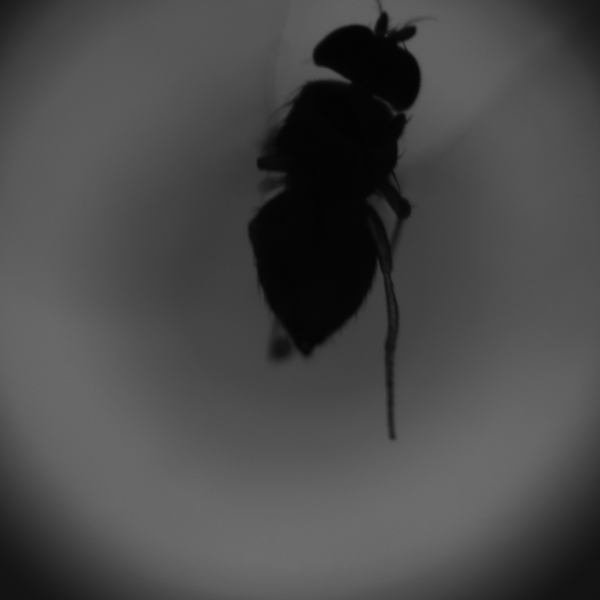
#> input picture 20230119_images/20230119125150_2856.png, 1200 x 1200 px (shown at 1/2 size)
$ python -i find_fly_angle.py   (imports and definitions only)
#> lines starting #> are read from the running program, lines starting #| are printed output that depends on the picture; after the words box and inside, x2 and y2 are one past the last pixel; in counts of white or black regions, pixels touching at a corner belong together; long printed decimals are rounded
#!/usr/bin/env python3

import numpy as np
import cv2
import pdb


def find_fly_angle(image, threshold=60, mask_scale=0.95):
    """
    Finds the angle of the fly given an image.  Fly should be dark against a light background.

    Parameters:

      threshold   = value of threshold used to separate fly's from the (light) image background.

      mask_scale  = scales the radius of the circular mask around the fly's centroid. The value
                    Should be in range [0,1]. 1 means the radius = min(image_width, image_height)

    Returns: tuple (angle, angle_data) where

      angle      = the estimate of the fly's angle in radians
(https://github.com/willdickson/find_fly_angle
      angle_data = dictionary of useful data and images calculated during the angle estimation

      angle_data = {
          'flipped': boolean which indicates whether or not fly's orientation was flipped,
          'moments': the moments of the maximum area contour in the thresholded image,
          'max_contour': the maximum area contour,
          'max_contour_area':  the area of the maximum area contour,
          'body_vector': unit vector along the fly's body axis,
          'contour_image': image with body contour, centroid, and fly's body axis drawn on it,
          'shifted_image': image shifted so that the fly's cendroid is at the center,
          'rotated_image': image rotated by the fly's body angle an shift so centroid is centered,
          'threshold_image': the thresholded image,
          'shifted_threshold_image': thresholded image shifted so the centroid is centered,
          'rotated_threshold_image': thresholded image rotated and shifted
      }

    """

    # Get basic image data

    height, width = image.shape
    print(image.shape)
    image_cvsize = width, height
    mid_x, mid_y = 0.5*width, 0.5*height

    # Threshold, find contours and get contour with the maximum area
    rval, threshold_image = cv2.threshold(image, threshold, np.iinfo(image.dtype).max, cv2.THRESH_BINARY_INV)

    contour_list, dummy = cv2.findContours(threshold_image, cv2.RETR_EXTERNAL, cv2.CHAIN_APPROX_NONE)
    max_contour, max_area = get_max_area_contour(contour_list)

    # Get moments and then compute centroid and rotation angle
    moments = cv2.moments(max_contour)
    centroid_x, centroid_y = get_centroid(moments)
    angle, body_vector = get_angle_and_body_vector(moments)

    # Get bounding box and find diagonal - used for drawing body axis
    bbox = cv2.boundingRect(max_contour)
    bbox_diag = np.sqrt(bbox[2]**2 + bbox[3]**2)


    # Create points for drawing axis fly in contours image
    axis_length = 0.75*bbox_diag
    body_axis_pt_0 = int(centroid_x + axis_length*body_vector[0]), int(centroid_y + axis_length*body_vector[1])
    body_axis_pt_1 = int(centroid_x - axis_length*body_vector[0]), int(centroid_y - axis_length*body_vector[1])

    # Compute cirlce mask
    mask_radius = int(mask_scale*height/2.0)
    print(mask_radius)
    vals_x = np.arange(0.0,width)
    vals_y = np.arange(0.0,height)
    grid_x, grid_y = np.meshgrid(vals_x, vals_y)

    circ_mask = (grid_x - width/2.0 + 0.5)**2 + (grid_y - height/2.0 + 0.5)**2 < (mask_radius)**2

    # Draw image with body contours, centroid circle and body axis
    centroid = (int(centroid_x), int(centroid_y))
    contour_image = cv2.cvtColor(image,cv2.COLOR_GRAY2BGR)

    cv2.rectangle(contour_image,(bbox[0],bbox[1]),(bbox[0]+bbox[2],bbox[1]+bbox[3]),(255,0,255),2)

    cv2.drawContours(contour_image,[max_contour],-1,(0,0,255),2)
    cv2.circle(contour_image, centroid, 10, (0,0,255), -1)
    cv2.line(contour_image, body_axis_pt_0, body_axis_pt_1, (0,0,255), 2)
    cv2.circle(contour_image, centroid, mask_radius, (0,0,255),2)
    # cv2.circle(contour_image, body_axis_pt_0, 10, (0,255,255), -1) # to see fly's angle easily 05/18/2023

    # Get matrices for shift    line1 = ing (centering) and rotating the image
    shift_mat = np.matrix([[1.0, 0.0, (mid_x - centroid_x)], [0.0, 1.0, (mid_y - centroid_y)]])
    rot_mat = cv2.getRotationMatrix2D((mid_x, mid_y),np.rad2deg(angle),1.0)

    # Shift and rotate the original image
    shifted_image = cv2.warpAffine(image, shift_mat, image_cvsize)
    rotated_image = cv2.warpAffine(shifted_image,rot_mat,image_cvsize)

    # Shift and rotate threshold image.
    shifted_threshold_image = cv2.warpAffine(threshold_image, shift_mat, image_cvsize)
    rotated_threshold_image = cv2.warpAffine(shifted_threshold_image,rot_mat,image_cvsize)
    rotated_threshold_image = rotated_threshold_image*circ_mask
    rval, rotated_threshold_image = cv2.threshold(rotated_threshold_image, threshold, np.iinfo(image.dtype).max, cv2.THRESH_BINARY)
    rotated_threshold_image_pre=rotated_threshold_image
    # Get orientation discriminant and flip image if needed
    orient_ok, orient_discrcentroidim, orient_dict = is_orientation_ok(rotated_threshold_image,2)

    if not orient_ok:
        rot_180_mat = cv2.getRotationMatrix2D((mid_x, mid_y),-180.0,1.0)
        rotated_image = cv2.warpAffine(rotated_image,rot_180_mat,image_cvsize)
        rotated_threhold_image = cv2.warpAffine(rotated_threshold_image,rot_180_mat,image_cvsize)
        angle += np.deg2rad(-180.0)

    angle = normalize_angle_range(angle)
    #cv2.putText(contour_image,str(angle),org=centroid)
    cv2.circle(contour_image, (int(centroid[0] + np.cos(angle)*200),int(centroid[1] + np.sin(angle)*200 )), 10, (0,255,255), -1)
    # cv2.circle(contour_image, (int(centroid[0] + np.cos(angle2)*200),int(centroid[1] + np.sin(angle2)*200 )), 10, (255,0,255), -1)
    # cv2.circle(contour_image, (int(centroid[0] + np.cos(angle)*mask_radius),int(centroid[1] + np.sin(angle)*mask_radius)), 10, (0,255,255), -1)
    data = {
            'flipped': not orient_ok,
            'moments': moments,
            'max_contour': max_contour,
            'max_contour_area':  max_area,
            'body_vector': body_vector,
            'contour_image': contour_image,
            'shifted_image': shifted_image,
            'rotated_image': rotated_image,
            'threshold_image': threshold_image,
            'shifted_threshold_image': shifted_threshold_image,
            'rotated_threshold_image': rotated_threshold_image,
            }

    return angle, data


def is_orientation_ok(image,k=2,is_first=True):
    """
    Returns True if orienation is OK and False if fly need to be flipped.

    Takes thresholded, shifted and rotated image and computes an orientation
    discriminant which is is the ratio of the k-th moments of area for each
    half of the body.  The discriminant should be such that it is > 1 for one
    orientation and < 1 for the other.
quart1_x
    """
    orientation_dict={}
    mid_x, mid_y = int(0.5*image.shape[1]), int(0.5*image.shape[0])

    # Get moment for first body half
    image_0 = np.array(image)
    image_0[:,:int(mid_x)] = 0
    image_0 = image_0[:,int(mid_x):]
    moment_0 = get_moment(image_0,k)

    # Get moment for second body half
    image_1 = np.array(image)
    image_1[:,int(mid_x):] = 0
    image_1copy=np.copy(image_1)
    image_1 = np.fliplr(image_1)
    image_1 = image_1[:,int(mid_x):]
    moment_1 = get_moment(image_1,k)


    # [38 lines of commented-out code are left out]
    discrim = (moment_0 - moment_1)/(moment_0 + moment_1)
    if discrim < 0:
        ok = False
        print("FALSE", moment_0,moment_1,discrim)
    else:
        ok = True
        print("TRUE", moment_0,moment_1,discrim)

    contour_list0, dummy = cv2.findContours(image_0, cv2.RETR_EXTERNAL, cv2.CHAIN_APPROX_NONE)
    max_contour, max_area = get_max_area_contour(contour_list0)
    perimeter_0 = cv2.arcLength(max_contour,True)

    contour_list1, dummy = cv2.findContours(image_1copy, cv2.RETR_EXTERNAL, cv2.CHAIN_APPROX_NONE)
    max_contour, max_area = get_max_area_contour(contour_list1)
    perimeter_1 = cv2.arcLength(max_contour,True)

    perimeter_discrim=(perimeter_0-perimeter_1)/(perimeter_0+perimeter_1)
    orientation_dict['image_0']=image_0
    orientation_dict['image_1']=image_1
    orientation_dict['moment_0']=moment_0
    orientation_dict['moment_1']=moment_1
    orientation_dict['perimeter_0']=perimeter_0
    orientation_dict['perimeter_1']=perimeter_1
    orientation_dict['discrim']=discrim
    orientation_dict['perimeter_discrim']=perimeter_discrim
    return ok, discrim, orientation_dict

def calculate_moments(image):
    # return six images and 12 moments (first, second)
    pass

def get_moment(image,k=2):

    data = image.sum(axis=0)
    weighted_data = data*np.arange(data.shape[0])**k
    return  weighted_data.sum()


def get_max_area_contour(contour_list):
    """
    Given a list of contours finds the contour with the maximum area and
    returns
    """
    contour_areas = np.array([cv2.contourArea(c) for c in contour_list])
    max_area = contour_areas.max()
    max_ind = contour_areas.argmax()
    max_contour = contour_list[max_ind]
    return max_contour, max_area


def get_centroid(moments):
    """
    Computer centroid given the image/blob moments
    """
    if moments['m00'] > 0:
        centroid_x = moments['m10']/moments['m00']
        centroid_y = moments['m01']/moments['m00']
    else:
        centroid_x = 0.0
        centroid_y = 0.0
    return centroid_x, centroid_y


def get_angle_and_body_vector(moments):
    """
    Computre the angle and body vector given the image/blob moments
    """
    body_cov = np.array( [ [moments['mu20'], moments['mu11']], [moments['mu11'], moments['mu02'] ]])
    eig_vals, eig_vecs = np.linalg.eigh(body_cov)
    print("eig vectors",eig_vecs)
    max_eig_ind = np.argmax(eig_vals**2)
    max_eig_vec = eig_vecs[:,max_eig_ind]
    angle = np.arctan2(max_eig_vec[1], max_eig_vec[0])
    # print("ANGLE ORIG:",np.rad2deg(angle))
    # print("ANGLE CHECK:", np.rad2deg(.5*np.arctan2((2*eig_vecs[0][1]),(eig_vecs[0][0] - eig_vecs[1][1]))),np.rad2deg(.5*np.arctan2((2*eig_vecs[0][1]),(eig_vecs[0][0] - eig_vecs[1][1])))+180)
    # angle2 = (.5*np.arctan2((2*eig_vecs[0][1]),(eig_vecs[0][0] - eig_vecs[1][1])))
    return angle, max_eig_vec


def normalize_angle_range(angle):
    """
    Normalize the angle value so that is between -pi and pi
    """
    angle_adj = angle
    angle_adj += np.deg2rad(180.0)
    angle_adj = angle_adj % np.deg2rad(360.)
    angle_adj -= np.deg2rad(180.0)
    return angle_adj

>>> import cv2
>>> picture = cv2.imread('../20230119_images/20230119125150_2856.png', cv2.IMREAD_GRAYSCALE)
#> picture is the input picture: shape (1200, 1200); min 2, max 114, mean 73.8
>>> result = find_fly_angle(picture)
#| (1200, 1200)
#> in find_fly_angle, `rval, threshold_image = cv2.threshold(image, threshold, np.iinfo(image..`:
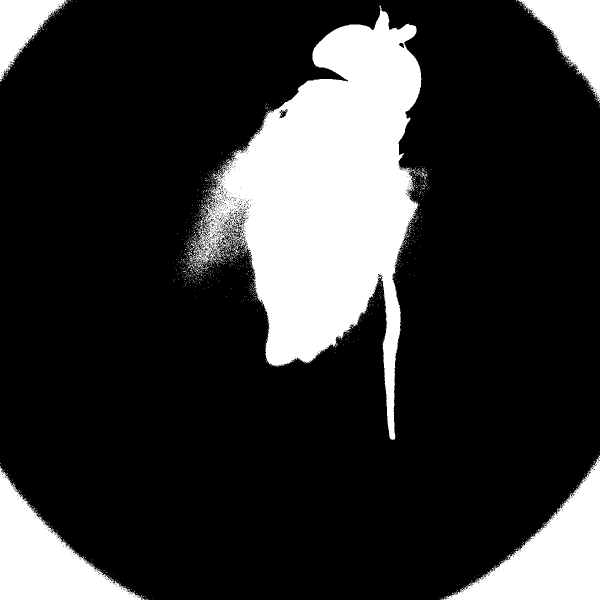
#> threshold_image: shape (1200, 1200) (shown at 1/2 size); 19.7% white; 1349 white regions (1335 under 20 px)
#> in find_fly_angle, `rval, threshold_image = cv2.threshold(image, threshold, np.iinfo(image..`: rval = 60
#> in find_fly_angle, `contour_list, dummy = cv2.findContours(threshold_image, cv2.RETR_EXTER..`: contour_list = 1337 contours, 1330 with area under 20; largest, box (x1, y1, x2, y2) and area: (378, 11, 843, 880) 188668, (884, 911, 1200, 1200) 36606, (0, 934, 288, 1200) 31862, (1035, 0, 1200, 206) 14944, (0, 0, 136, 163) 9744, (393, 448, 407, 470) 32, (380, 485, 390, 494) 24; dummy = 1337 rows, first 6: [1, -1, -1, -1], [2, 0, -1, -1], [3, 1, -1, -1], [4, 2, -1, -1], [5, 3, -1, -1], [6, 4, -1, -1]
#> in get_max_area_contour, `contour_areas = np.array([cv2.contourArea(c) for c in contour_list])`: contour_areas = 1337 values, max 188668.5 at index 1322, min 0 at index 0, mean 211
#> in get_max_area_contour, `max_area = contour_areas.max()`: max_area = 188668.5
#> in get_max_area_contour, `max_ind = contour_areas.argmax()`: max_ind = 1322
#> in get_max_area_contour, `max_contour = contour_list[max_ind]`: max_contour = contour of 4739 points, box (x1, y1, x2, y2) (378, 11, 843, 880), area 188668
#> in find_fly_angle, `max_contour, max_area = get_max_area_contour(contour_list)`: max_area = 188668.5
#> in find_fly_angle, `moments = cv2.moments(max_contour)`: moments = moments, m00 188668.5, centre m10/m00, m01/m00 = (651.8, 393.7)
#> in get_centroid, `centroid_x = moments['m10']/moments['m00']`: centroid_x = 651.8
#> in get_centroid, `centroid_y = moments['m01']/moments['m00']`: centroid_y = 393.7
#> in find_fly_angle, `centroid_x, centroid_y = get_centroid(moments)`: centroid_x = 651.8; centroid_y = 393.7
#> in get_angle_and_body_vector, `body_cov = np.array( [ [moments['mu20'], moments['mu11']], [moments['m..`: body_cov = [[1.99e+09, -786573152.1], [-786573152.1, 5.6e+09]]
#> in get_angle_and_body_vector, `eig_vals, eig_vecs = np.linalg.eigh(body_cov)`: eig_vals = [1.82e+09, 5.77e+09]; eig_vecs = [[-0.979, -0.204], [-0.204, 0.979]]
#| eig vectors [[-0.979 -0.2037]
#|  [-0.2037  0.979]]
#> in get_angle_and_body_vector, `max_eig_ind = np.argmax(eig_vals**2)`: max_eig_ind = 1
#> in get_angle_and_body_vector, `max_eig_vec = eig_vecs[:,max_eig_ind]`: max_eig_vec = [-0.204, 0.979]
#> in get_angle_and_body_vector, `angle = np.arctan2(max_eig_vec[1], max_eig_vec[0])`: angle = 1.78
#> in find_fly_angle, `angle, body_vector = get_angle_and_body_vector(moments)`: body_vector = [-0.204, 0.979]
#> in find_fly_angle, `bbox = cv2.boundingRect(max_contour)`: bbox = (378, 11, 465, 869)
#> in find_fly_angle, `bbox_diag = np.sqrt(bbox[2]**2 + bbox[3]**2)`: bbox_diag = 985.6
#> in find_fly_angle, `axis_length = 0.75*bbox_diag`: axis_length = 739.2
#> in find_fly_angle, `body_axis_pt_0 = int(centroid_x + axis_length*body_vector[0]), int(cen..`: body_axis_pt_0 = (501, 1117)
#> in find_fly_angle, `body_axis_pt_1 = int(centroid_x - axis_length*body_vector[0]), int(cen..`: body_axis_pt_1 = (802, -329)
#| 570
#> in find_fly_angle, `centroid = (int(centroid_x), int(centroid_y))`: centroid = (651, 393)
#> in find_fly_angle, `cv2.circle(contour_image, centroid, mask_radius, (0,0,255),2)`:
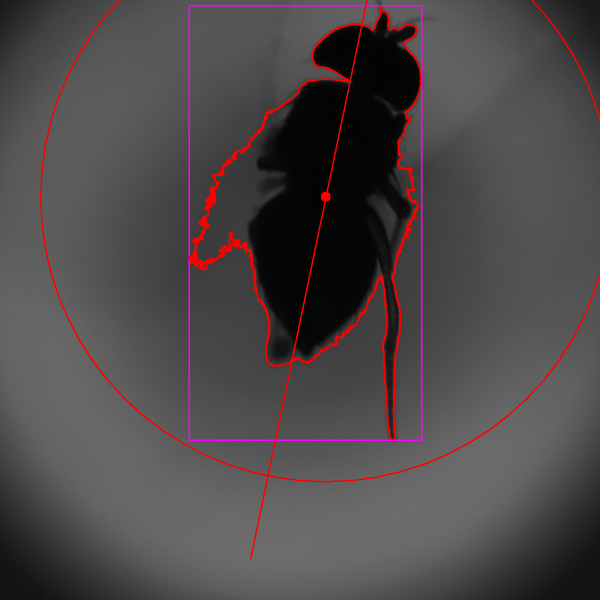
#> contour_image: shape (1200, 1200, 3) (shown at 1/2 size); mean B, G, R 73.7, 72.3, 78.1
#> in find_fly_angle, `shift_mat = np.matrix([[1.0, 0.0, (mid_x - centroid_x)], [0.0, 1.0, (m..`: shift_mat = [[1, 0, -51.8], [0, 1, 206.3]]
#> in find_fly_angle, `rot_mat = cv2.getRotationMatrix2D((mid_x, mid_y),np.rad2deg(angle),1.0)`: rot_mat = [[-0.204, 0.979, 134.8], [-0.979, -0.204, 1309.6]]
#> in find_fly_angle, `shifted_image = cv2.warpAffine(image, shift_mat, image_cvsize)`:
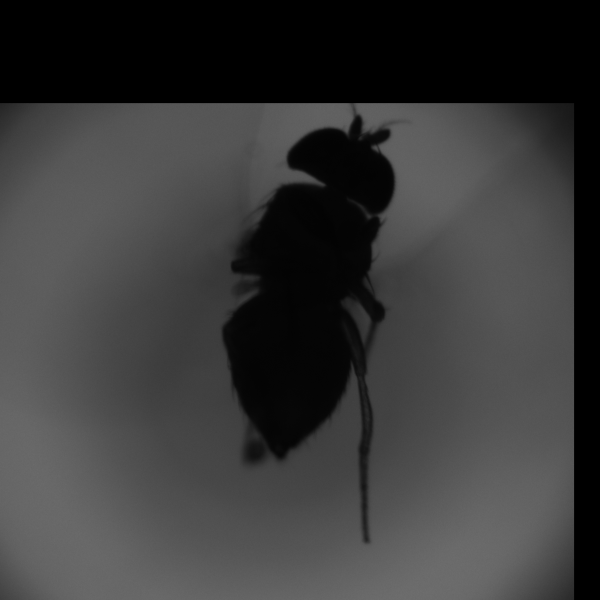
#> shifted_image: shape (1200, 1200) (shown at 1/2 size); min 0, max 112, mean 57.2
#> in is_orientation_ok, `image_0 = image_0[:,int(mid_x):]`:
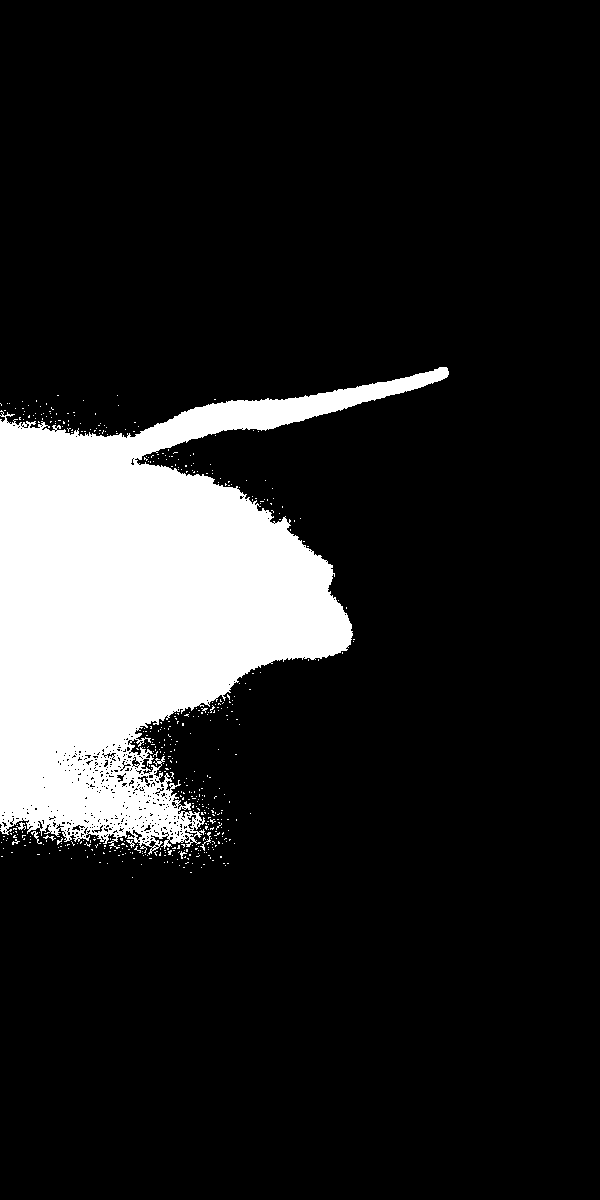
#> image_0: shape (1200, 600); 14.4% white; 478 white regions (470 under 20 px), largest, box (x1, y1, x2, y2) and area: (0, 367, 449, 855) 102259, (200, 832, 211, 851) 43, (31, 831, 42, 844) 40
#> in get_moment, `data = image.sum(axis=0)`: data = 600 values, max 106845 at index 1, min 0 at index 449, mean 44013
#> in get_moment, `weighted_data = data*np.arange(data.shape[0])**k`: weighted_data = 600 values, max 3.48e+09 at index 285, min 0 at index 0, mean 1.26e+09
#> in is_orientation_ok, `moment_0 = get_moment(image_0,k)`: moment_0 = 7.53e+11
#> in is_orientation_ok, `image_1 = image_1[:,int(mid_x):]`:
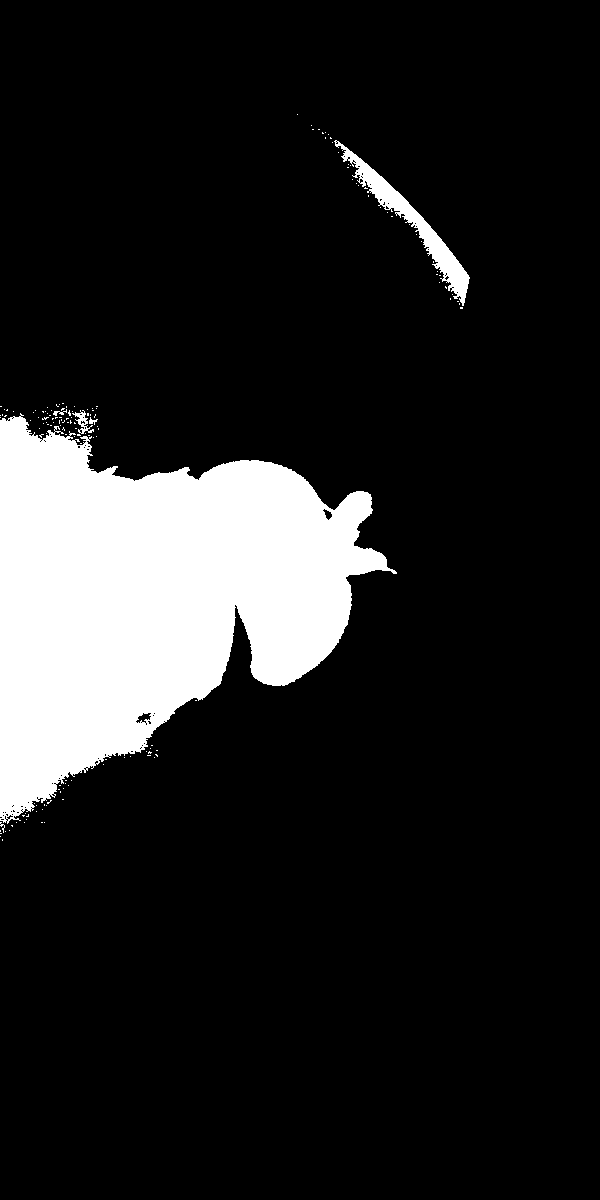
#> image_1: shape (1200, 600); 13.3% white; 153 white regions (147 under 20 px)
#> in is_orientation_ok, `moment_1 = get_moment(image_1,k)`: moment_1 = 9.18e+11
#> in is_orientation_ok, `discrim = (moment_0 - moment_1)/(moment_0 + moment_1)`: discrim = -0.0988
#| FALSE 753143935140.0 918213783840.0 -0.09876
#> in is_orientation_ok, `contour_list0, dummy = cv2.findContours(image_0, cv2.RETR_EXTERNAL, cv..`: contour_list0 = 478 contours, 477 with area under 20; largest, box (x1, y1, x2, y2) and area: (0, 367, 449, 855) 102118; dummy = 478 rows, first 6: [1, -1, -1, -1], [2, 0, -1, -1], [3, 1, -1, -1], [4, 2, -1, -1], [5, 3, -1, -1], [6, 4, -1, -1]
#> in is_orientation_ok, `max_contour, max_area = get_max_area_contour(contour_list0)`: max_contour = contour of 3326 points, box (x1, y1, x2, y2) (0, 367, 449, 855), area 102118; max_area = 102118
#> in is_orientation_ok, `perimeter_0 = cv2.arcLength(max_contour,True)`: perimeter_0 = 3880.2
#> in is_orientation_ok, `contour_list1, dummy = cv2.findContours(image_1copy, cv2.RETR_EXTERNAL..`: contour_list1 = 153 contours, 150 with area under 20; largest, box (x1, y1, x2, y2) and area: (203, 413, 600, 824) 91222, (130, 140, 266, 306) 2962, (506, 410, 528, 434) 138; dummy = 153 rows, first 6: [1, -1, -1, -1], [2, 0, -1, -1], [3, 1, -1, -1], [4, 2, -1, -1], [5, 3, -1, -1], [6, 4, -1, -1]
#> in is_orientation_ok, `max_contour, max_area = get_max_area_contour(contour_list1)`: max_contour = contour of 1889 points, box (x1, y1, x2, y2) (203, 413, 600, 824), area 91222; max_area = 91221.5
#> in is_orientation_ok, `perimeter_1 = cv2.arcLength(max_contour,True)`: perimeter_1 = 2160.3
#> in is_orientation_ok, `perimeter_discrim=(perimeter_0-perimeter_1)/(perimeter_0+perimeter_1)`: perimeter_discrim = 0.285
#> in find_fly_angle, `orient_ok, orient_discrcentroidim, orient_dict = is_orientation_ok(rot..`: orient_ok = False; orient_discrcentroidim = -0.0988; orient_dict = 8 items
#> in find_fly_angle, `rotated_image = cv2.warpAffine(rotated_image,rot_180_mat,image_cvsize)`:
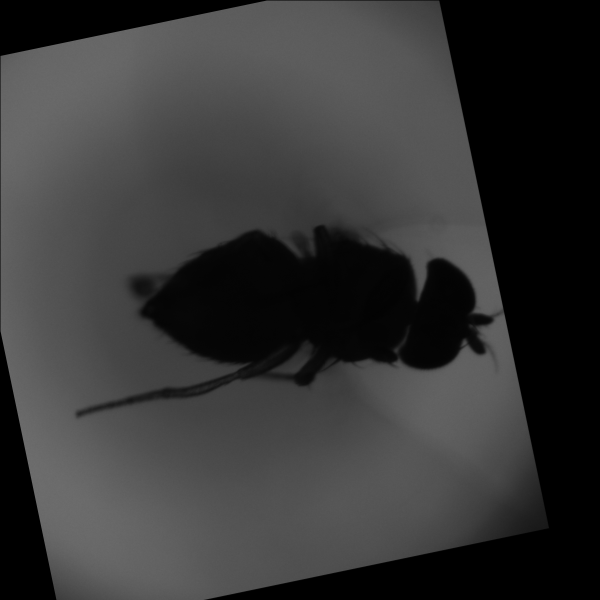
#> rotated_image: shape (1200, 1200) (shown at 1/2 size); min 0, max 111, mean 54.2
#> in find_fly_angle, `rotated_threhold_image = cv2.warpAffine(rotated_threshold_image,rot_18..`:
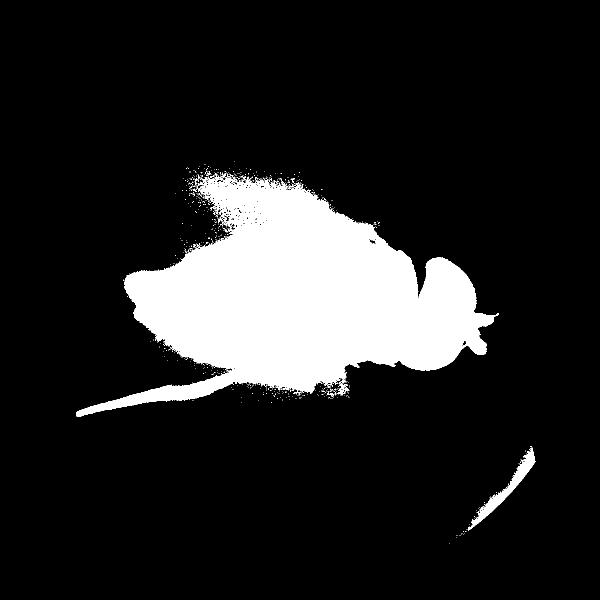
#> rotated_threhold_image: shape (1200, 1200) (shown at 1/2 size); 13.8% white; 627 white regions (615 under 20 px), largest, box (x1, y1, x2, y2) and area: (152, 346, 998, 834) 194210, (935, 895, 1071, 1061) 3190, (673, 767, 695, 791) 182
#> in find_fly_angle, `angle += np.deg2rad(-180.0)`: angle = -1.37
#> in normalize_angle_range, `angle_adj += np.deg2rad(180.0)`: angle_adj = 1.78
#> in normalize_angle_range, `angle_adj -= np.deg2rad(180.0)`: angle_adj = -1.37
